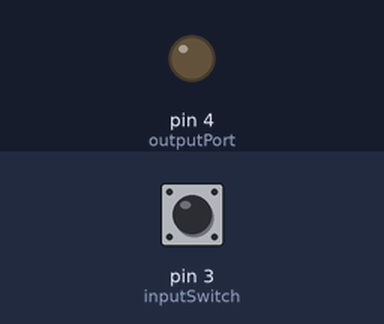
The sketch below on a simulated Arduino Uno, built with avr-gcc and run on an emulated ATmega328P. On the bench: output pins drawn as LEDs (lit = HIGH). The inputs (shaded band) are chosen by the test bench; at power-on: pin 3 (inputSwitch) LOW.

Above: at 1.2 s.
1.3 s: pin 3 (inputSwitch) pulled HIGH for 0.15 s
At 1.58 s:
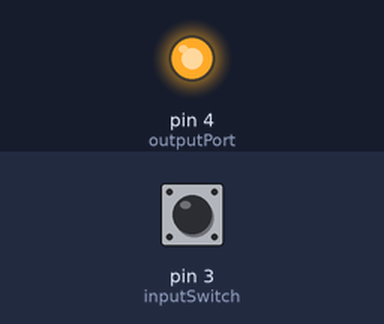
3.2 s: pin 3 (inputSwitch) pulled HIGH for 3.2 s
At 7.8 s:
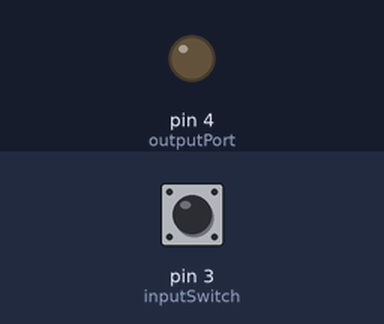
Timing chart, 0 to 9.3 s (numbered marks = the images above; inputs shaded):
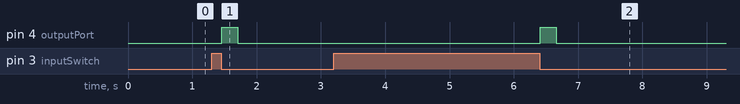

The sketch:

SwitchFilter.ino
```cpp
#define OUTPUT_PULSE_DELAY 250
#define DEBOUNCE_DELAY 10

// switch and output pins
int inputSwitch = 3;
int outputPort = 4;

// pin state variables
boolean currentInputSwitchState = LOW;
boolean previousInputSwitchState = LOW;

void setup() {
  // initialise IO
  pinMode(inputSwitch, INPUT);
  pinMode(outputPort, OUTPUT);
}

void loop() {
  // debounce switch
  currentInputSwitchState = debounce(inputSwitch, previousInputSwitchState);

  // if input switch was just released, activate output
  if (currentInputSwitchState == LOW && previousInputSwitchState == HIGH) {
    doOutputPortDownUp();
  }

  // set previous input switch state
  previousInputSwitchState = currentInputSwitchState;
}


/*
 * Output port functions
 */

void doOutputPortDownUp() {
  digitalWrite(outputPort, HIGH);
  delay(OUTPUT_PULSE_DELAY);
  digitalWrite(outputPort, LOW);
}


/*
 * Debounce function
 */

boolean debounce(int pin, boolean previous) {
  boolean current = digitalRead(pin);

  if (current != previous) {
    delay(DEBOUNCE_DELAY);
    current = digitalRead(pin);
  }

  return current;
}
```

Measured:
- after the input at 1.3 s, pin 4 (outputPort): LOW → HIGH after 0.16 s, → LOW 0.25 s later
- after the input at 3.2 s, pin 4 (outputPort): LOW → HIGH after 3.2 s, → LOW 0.25 s later
